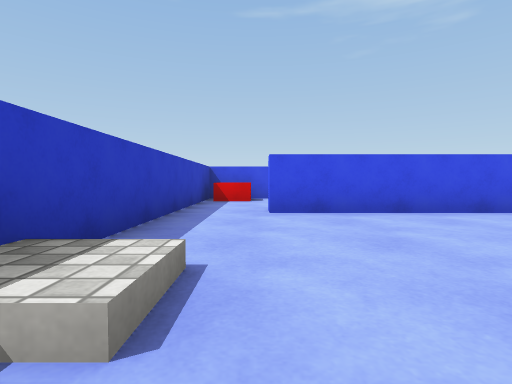
view 1 (above)

19 first-person views from a walk through a Unity game level. The camera is 0.27 m above the floor, tilts 2° down and sees 80° across. The floor is counted in squares, 0.5 m on a side. Each view is taken from the middle of a square. On the plan, view 1 faces up. The plan holds only what a view shows up to about 9 squares ahead; the rest is blank. The player character is not drawn. Surface patterns are stand-ins for the level's own textures.

view 2
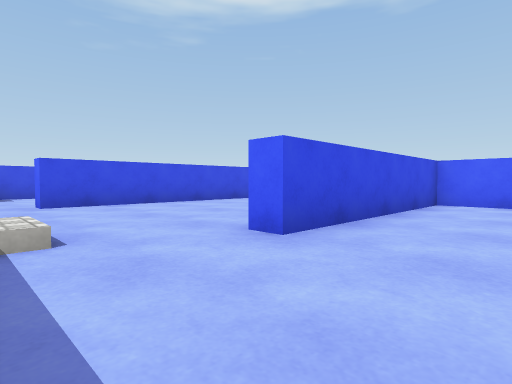

view 3
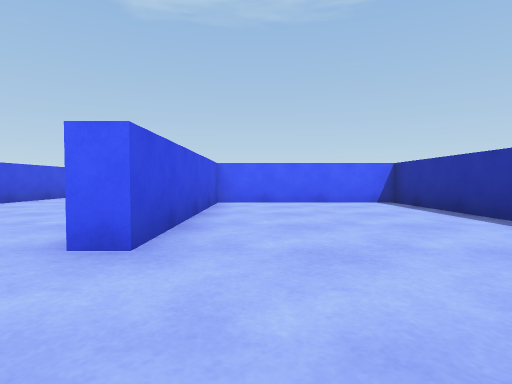

view 4
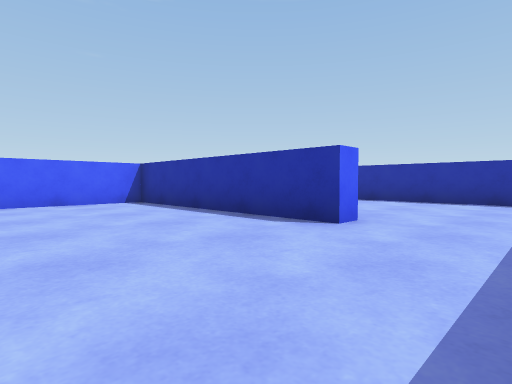

view 5
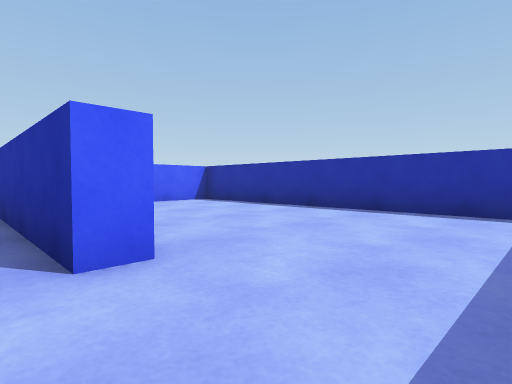

view 6
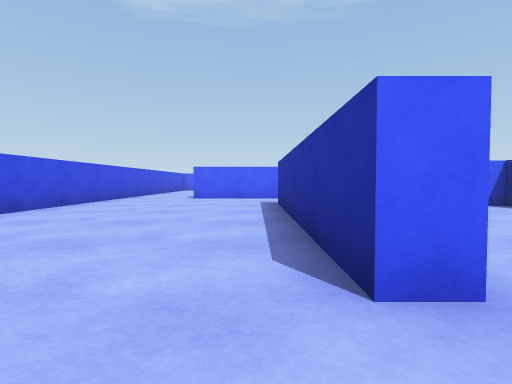

view 7
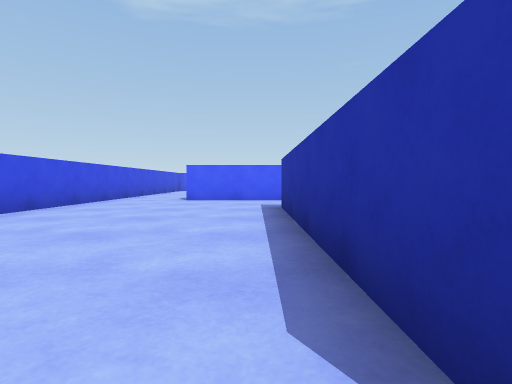

view 8
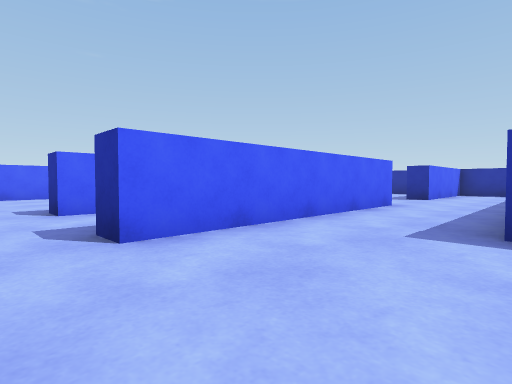

view 9
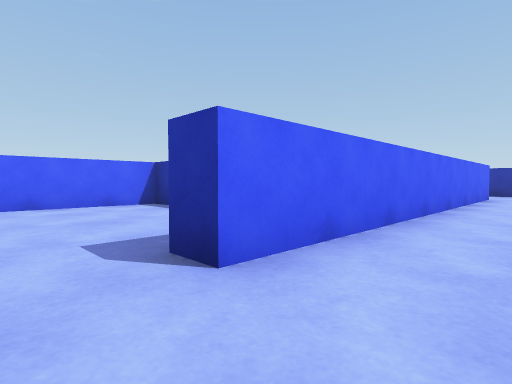

view 10
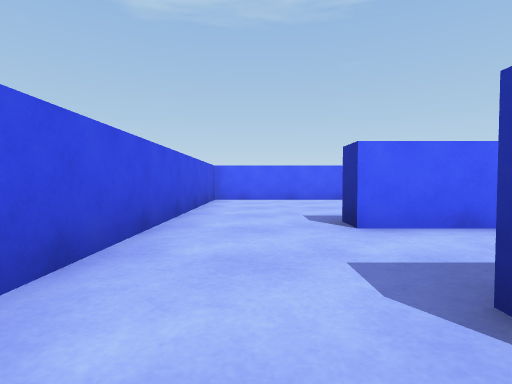

view 11
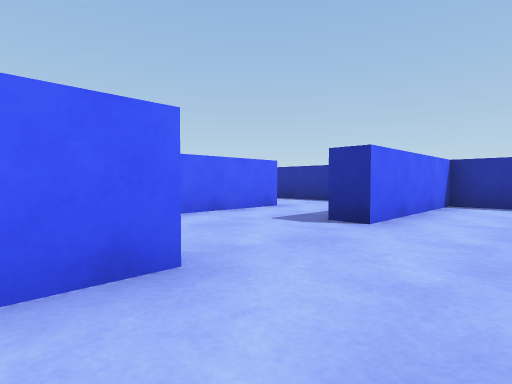

view 12
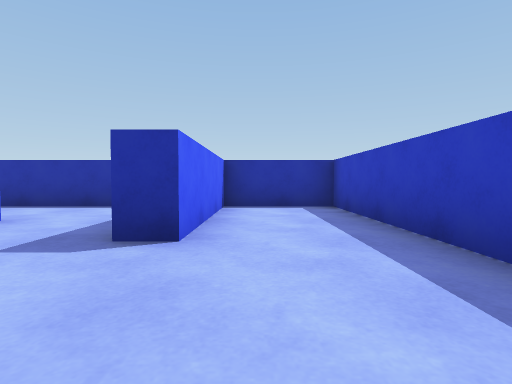

view 13
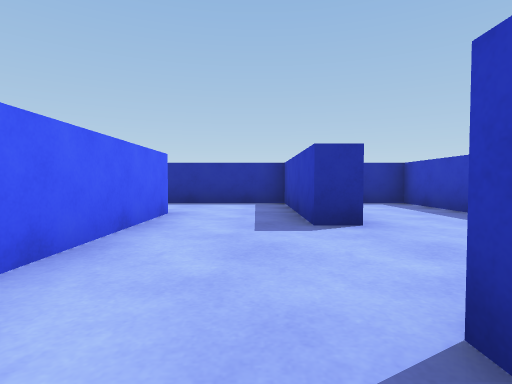

view 14
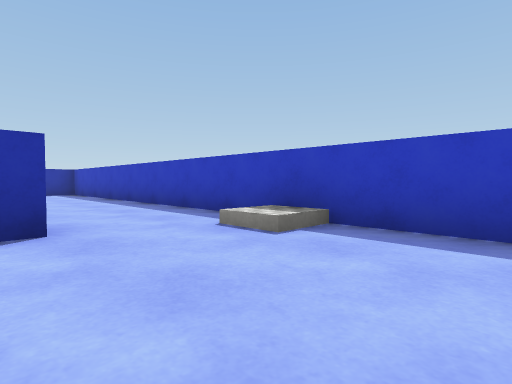

view 15
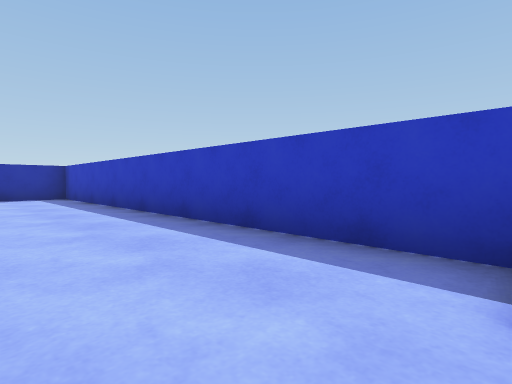

view 16
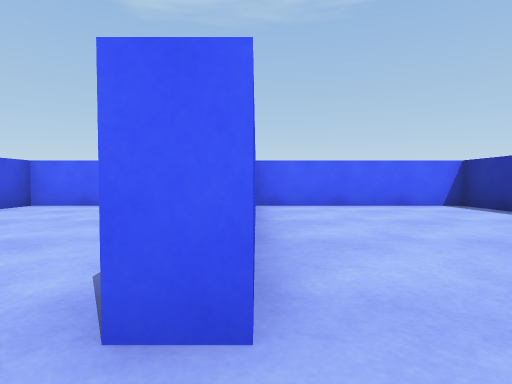

view 17
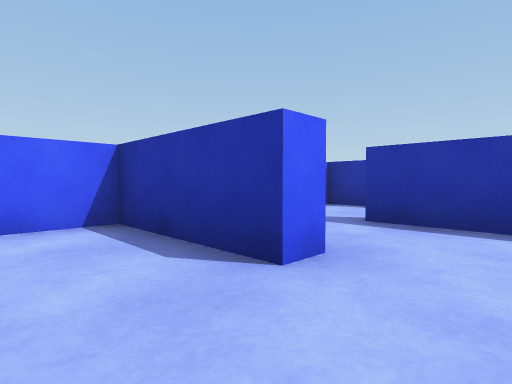

view 18
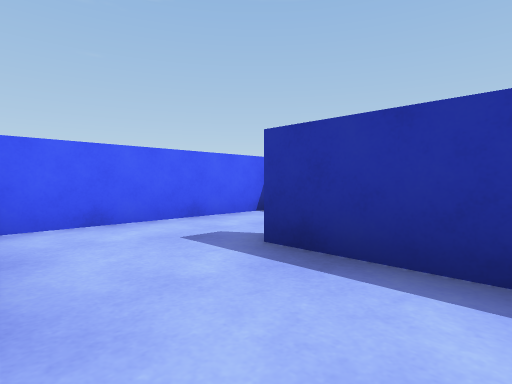

view 19
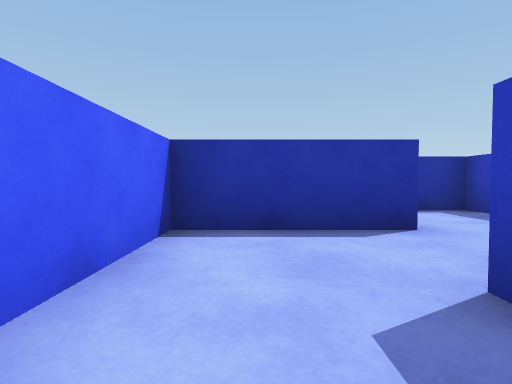

### Floor plan
Points are (right, up) in squares from view 1. A wall is a line through its corners. A room is listed if a view was taken in it or the views show most of it. See-through windows are left out.
Room 1 (views 1, 2, 3, 4, 5, 6, 7, 8, 10, 11, 12, 14, 15, 16)
walls: (1, -5) (1, -4.4) (6.7, -4.4) (6.7, 0) (1.4, 0) (1.4, 0.5) (7.4, 0.5); (7.3, -4.9) (7.3, -9.6) (9.7, -9.6) (9.7, -5.7); (9.7, -3.1) (9.7, 2.8); (-1.5, 4.5) (-1.5, -5.4); (9.4, 5.2) (0.2, 5.2)
ways out: opening at (10, -4.5) to room 2; opening at (10, 3.5) to room 2; opening at (-0.5, -5) to room 5; opening at (-0.5, 5.5)
objects: cube (-1, 1) to (-1, 2)
Room 2 (views 9, 13)
walls: (9.7, 2.8) (10.4, 2.8); (9.7, -5.7) (10.3, -5.7) (10.3, -7.4); (12.4, 5.2) (9.4, 5.2); (12.5, -7.2) (12.5, 2.8)
ways out: opening at (10, -4.5) to room 1; opening at (10, 3.5) to room 1; opening at (13, 3.5) to room 3; opening at (11.5, -6.5) to room 7
Room 3 (view 17)
walls: (12.5, 2.8) (13.1, 2.8); (15.2, 0.5) (17.9, 0.5) (17.9, 5.2) (12.4, 5.2)
ways out: opening at (13, 3.5) to room 2; opening at (14.5, 0) to room 4
Room 4 (views 18, 19)
walls: (15.2, 0) (15.2, 0.5); (14.1, -2) (15.9, -2); (17.9, -2.4) (17.9, -0.2)
ways out: opening at (14.5, 0) to room 3; opening at (16.5, -2) to room 6
Room 5 (no view inside)
walls: (1.8, -5) (1, -5); (-1.5, -5.4) (-1.5, -9.6) (6.7, -9.6) (6.7, -5)
ways out: opening at (-0.5, -5) to room 1
Room 6 (no view inside)
walls: (15.1, -4.4) (17.9, -4.4) (17.9, -2.4)
ways out: opening at (16.5, -2) to room 4; opening at (14.5, -4.5)
Room 7 (no view inside)
walls: (10.3, -7.4) (10.3, -9.6) (12.5, -9.6)
ways out: opening at (11.5, -6.5) to room 2; opening at (13.5, -8.5)

Positions as (right, up) in squares from view 1, and headings:
1: (0, 0), facing up
2: (-1, -2), facing up-right
3: (-1, -1), facing right
4: (-1, -1), facing down-right
5: (-1, -4), facing down-right
6: (0, 1), facing right
7: (1, 1), facing right
8: (7, 4), facing down-right
9: (11, 4), facing down-right
10: (9, 4), facing right
11: (8, -2), facing down-right
12: (9, -3), facing down
13: (11, -2), facing down
14: (2, 4), facing down-left
15: (1, 1), facing down-left
16: (0, -5), facing right
17: (14, 2), facing down-right
18: (14, 0), facing down-right
19: (17, -1), facing down
